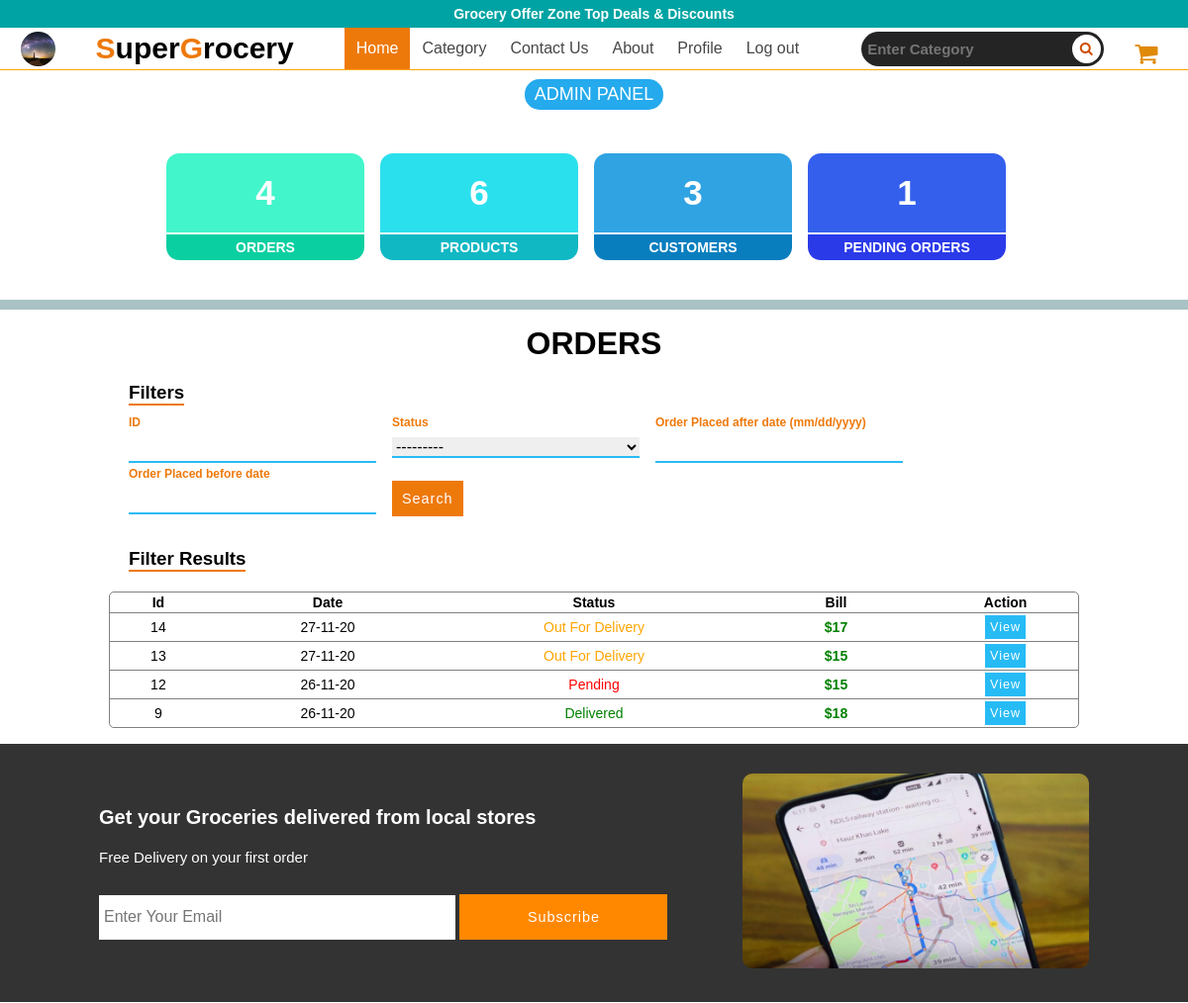
The page /sgadmin/ (signed in, upper part) on the database as committed earlier.
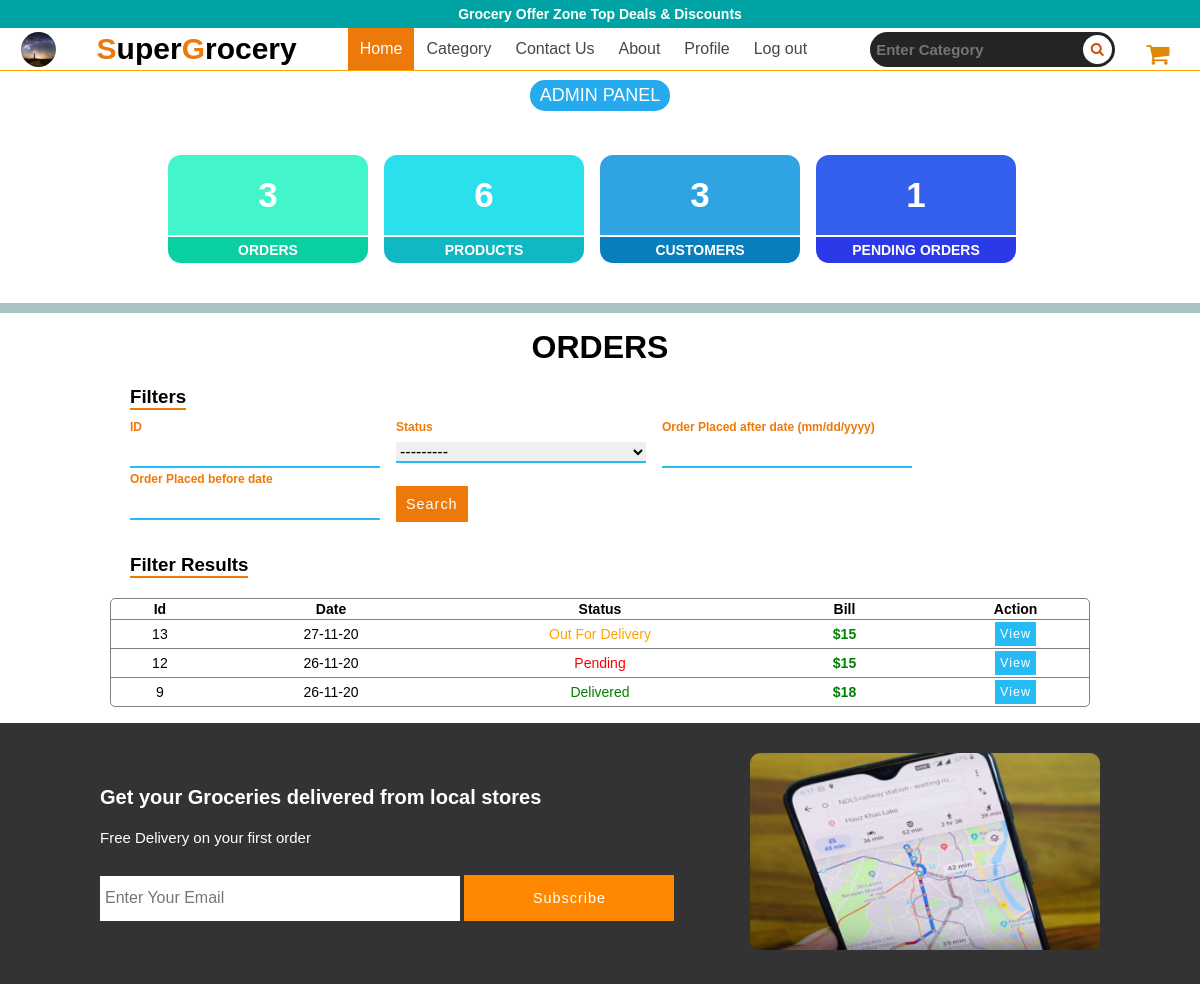
The same page on the database as committed later.
### handle_orders/models.py (models this page shows)
class Order(models.Model):
    STATUS = (
        ('Pending','Pending'),
        ('Out for Delivery','Out for Delivery'),
        ('Delivered','Delivered')
        )
    customer = models.ForeignKey(Customer, on_delete=models.CASCADE, null = True)
    status = models.CharField(max_length = 100, default = "Pending",choices = STATUS)
    order_description = models.CharField(max_length = 500, default = "")
    delivery_address = models.CharField(max_length = 500, default = "")
    order_bill = models.CharField(max_length=100, default="")
    date_created = models.DateTimeField(auto_now_add = True, null = True)

### accounts/decorators.py (the view)
		def wrapper_func(request,*args,**kargs):
			group = None
			if request.user.groups.exists():
				group = request.user.groups.all()[0].name
			if group in allowed_roles:
				print(group)
				return view_func(request,*args,**kargs)
			else:
				print(group)
				return HttpResponse("<h1>you are not allowed to see this page</h1>")

### accounts/templatetags/auth_extras.py (called while the page is built)
@register.filter(name='has_group')
def has_group(user, group_name):
    group = Group.objects.get(name=group_name)
    return True if group in user.groups.all() else False

### accounts/views.py (called while the page is built)
@allowed_users(['admin'])
def sgadmin(request):
	products = product.objects.all()
	myfilter2 = ProductFilter(request.GET, queryset = products)
	orders = Order.objects.all()
	customers = Customer.objects.all()
	products = product.objects.all()
	pending_orders = Order.objects.filter(status = 'Pending')
	myfilter = OrderFilter(request.GET, queryset = orders)
	orders = myfilter.qs
	context ={
		'orders_length':orders.count(),
		'customers_length':customers.count(),
		'products_length':products.count(),
		'pending_orders_length':pending_orders.count(),
		'orders':orders.order_by('-id'),
		'myfilter':myfilter,
		'myfilter2':myfilter2
	}
	return render(request,'sgadmin.html', context)

### templates/sgadmin.html (shortened to what this page needs)
{% extends 'base.html'%}
{% load static%}
{% block stylesheets%}
	<link rel="stylesheet" type="text/css" href="{% static 'css/sgadmin.css' %}" >
	<link rel="stylesheet" type="text/css" href="{% static 'css/filterForm.css' %}" >
{% endblock%}
{%block content%}
	<div class="sgadmin-wrapper">
		<div class="info-card">
			<a href="#order">
				<div class="number-part" style="background: #42f5cb">
					<span class="number">
						{{orders_length}}
					</span>
				</div>
				<div class="text-part" style="background:#0acfa1">
					<span class="text">
						orders
					</span>
				</div>
			</a>
		</div>
		<div class="info-card">
			<a href="/product_list">
				<div class="number-part" style="background: #2be0ed">
					<span class="number">
						{{products_length}}
					</span>
				</div>
				<div class="text-part" style="background:#10b8c4">
					<span class="text">
						Products
					</span>
				</div>
			</a>
		</div>
		<div class="info-card">
			<a href="/customers">
				<div class="number-part" style="background: #30a3e3">
					<span class="number">
						{{customers_length}}
					</span>
				</div>
				<div class="text-part" style="background:#087ebf">
					<span class="text">
						Customers
					</span>
				</div>
			</a>
		</div>
		<div class="info-card">
			<a href="#order">
				<div class="number-part" style="background: #345fed">
					<span class="number">
						{{pending_orders_length}}
					</span>
				</div>
				<div class="text-part" style="background:#2a3ae8">
					<span class="text">
						Pending Orders
					</span>
				</div>
			</a>
		</div>
	</div>
	<div class="separator"></div>
	<div class="sgadmin-wrapper2" id='order'>
		<h1 align="center">ORDERS</h1>
		<div class="filters filters2">
			<h3>Filters</h3>
			<form action="">
				<div>
					<label>{{myfilter.form.Order_id.label}}</label>
					{{myfilter.form.Order_id}}
				</div>
				<div>
					<label>{{myfilter.form.status.label}}</label>
					{{myfilter.form.status}}
				</div>
				<div>
					<label>Order Placed after date (mm/dd/yyyy)</label>
					{{myfilter.form.start_date}}
				</div>
				<div>
					<label>Order Placed before date</label>
					{{myfilter.form.end_date}}
				</div>
				<div style="display: block">
					<button class="btn" style="background: rgb(238, 121, 11);">Search</button>
				</div>
			</form>
			<h3 style="margin: 1.5em 0em 0em 0em"> Filter Results</h3>
		</div>
		{%if orders%}
		<div class="list-wrapper" style="margin-top: 0;">
			<div class="list-row">
				<div class="list-col1">
					<span>id</span>
				</div>
				<div class="list-col2">
					<span>date</span>
				</div>
				<div class="list-col3">
					<span>status</span>
				</div>
				<div class="list-col4" style="color: black">
					<span>Bill</span>
				</div>
				<div class="list-col5">
					<span>Action</span>
				</div>
			</div>
			{% for item in orders%}
			<div class="list-row">
				<div class="list-col1">
					<span>{{item.id}}</span>
				</div>
				<div class="list-col2">
					<span>{{item.date_created|date:"d-m-y"}}</span>
				</div>
				<div class="list-col3">
					<span style="color:
						{%if item.status == 'Pending' %}
							red
						{%elif item.status == 'Out for Delivery'%}
							orange
						{%else%}
							green
						{%endif%}
					"
					>{{item.status}}</span>
				</div>
				<div class="list-col4">
					<span class="green-bold">${{item.order_bill}}</span>
				</div>
				<div class="list-col5">
					<a href="/order_admin/{{item.id}}">
						<button class="btn" style="background: #27bbf5;padding: 5px;margin:0px">View</button>
					</a>
				</div>
			</div>
			{% endfor%}
		</div>
		{%else%}
		<h1 style="color: grey;">No one ordered Yet :-(</h1>
		{%endif%}
	</div>
{%endblock%}

Rows that differ between the two databases and show on the page:
removed Order: id "14", date_created "27-11-20", status "Out For Delivery", order_bill "17"
Other text that changed with them:
{{ orders_length }}: "4" → "3"
